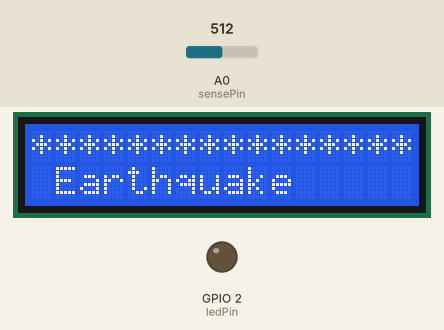
Simulated run of this sketch. Board: ESP8266 (NodeMCU). On the bench: 16×2 character LCD, output pins drawn as LEDs (lit = HIGH). The test bench sets the inputs (shaded band); at power-on: A0 (sensePin) = 512. WiFi joins after 1.5 s; servers stay silent unless stated; what the sketch prints to the serial monitor is not drawn.

Above: at 4.7 s.
4.8 s: A0 (sensePin) set to 5
At 5.65 s:
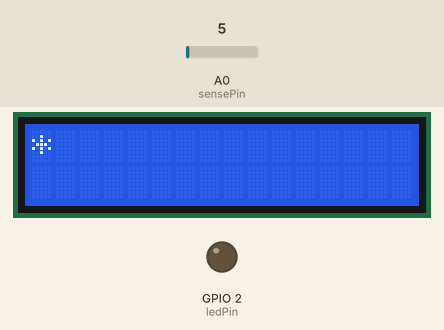
7.3 s: A0 (sensePin) set to 25
At 8.0 s:
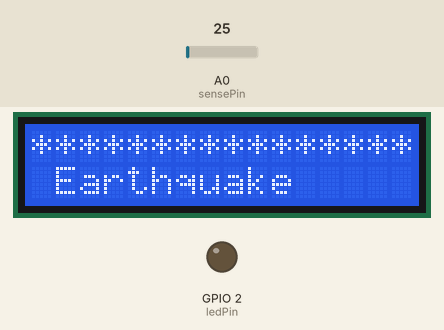
10.8 s: A0 (sensePin) set to 0
At 11.41 s:
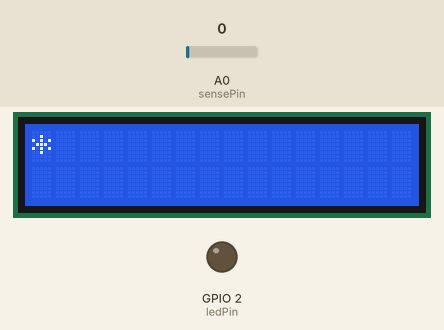
13.5 s: A0 (sensePin) set to 17
At 14.4 s:
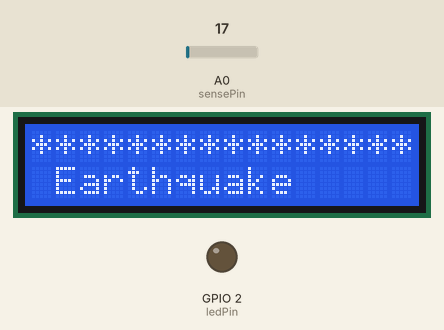
Timing chart, 0 to 16.5 s (numbered marks = the images above; inputs shaded):
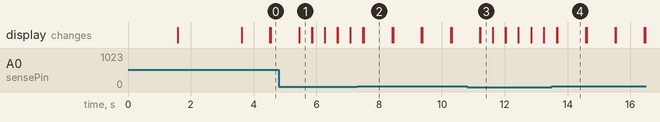

Measured:
- after the input at 4.8 s, the display: first differs from a run without the input after 0.65 s (image 1)
- after the input at 7.3 s, the display: first differs from a run without the input after 0.21 s (image 2)
- after the input at 10.8 s, the display: first differs from a run without the input after 0.41 s (image 3)
- after the input at 13.5 s, the display: first differs from a run without the input after 0.18 s (image 4)
- what the display in image 1 shows lasts 0.4 s, from 5.5 s to 5.9 s
- what the display in image 2 shows lasts 0.9 s, from 7.5 s to 8.4 s

The sketch:

Earthquake_Vibration.ino
```cpp
#include <LiquidCrystal_I2C.h>
#include <SPI.h>
#include <ESP8266WiFi.h>

int minimum2 = 7; //200
int maximum2= 15;//1023
int maxdelay2 = 400;//

LiquidCrystal_I2C lcd(0x27, 16, 2);
byte ledPin = 2;
char ssid[] = "xxxxxx";           // SSID of your home WiFi
char pass[] = "xxxxxx";            // password of your home WiFi

// Custom Character
byte seismic[8] = { B11111, B11111, B11111, B11111, B11111, B11111, B11111, B11111, };


int sensePin= A0;

void setup() {
  pinMode(A0, INPUT);
// initialize the LCD
  lcd.begin(); // Init with pin default ESP8266 or ARDUINO
  lcd.backlight();
  lcd.setCursor(0, 0);

#if defined(ESP8266)
  lcd.print("ESP8266");
#else
  lcd.print("ARDUINO");
#endif


  Serial.begin(115200);
  WiFi.begin(ssid, pass);             // connects to the WiFi router
  while (WiFi.status() != WL_CONNECTED) {
    Serial.print(".");
    delay(500);
  }
  Serial.print("Status: "); Serial.println(WiFi.status());    // Network parameters
  Serial.print("IP: ");     Serial.println(WiFi.localIP());
  Serial.print("Subnet: "); Serial.println(WiFi.subnetMask());
  Serial.print("Gateway: "); Serial.println(WiFi.gatewayIP());
  Serial.print("SSID: "); Serial.println(WiFi.SSID());
  Serial.print("Signal: "); Serial.println(WiFi.RSSI());
  pinMode(ledPin, OUTPUT);
  lcd.setCursor(0, 1);
  lcd.print(WiFi.localIP());
  delay(2000);

}

void loop() {

int reading= analogRead(sensePin);

Serial.println(reading);

reading = constrain(reading, minimum2, maximum2);

Serial.println(reading);

reading = map(reading, minimum2, maximum2, 0, 15);

Serial.println(reading);

lcd.clear();

for (int i=0; i <= reading; i++){

  lcd.write('*');
}

if (4<=reading && 8>reading){

lcd.setCursor(0, 1);

lcd.print(" ");

lcd.print("Seismic Activity");

delay(500);

}

if (8<=reading){

lcd.setCursor(0, 1);

lcd.print(" ");

lcd.print("Earthquake");

delay(500);

}

delay(maxdelay2);

lcd.clear();

}
```
